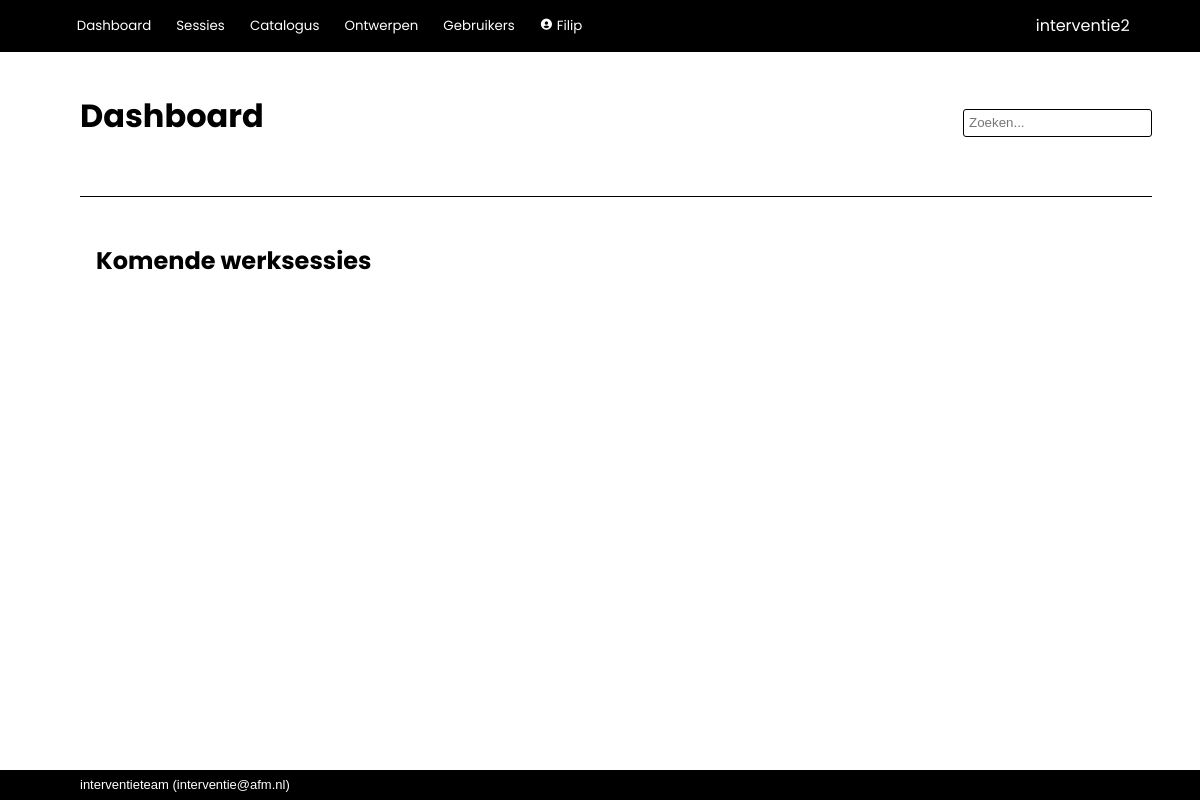
Before: / (signed in) with the older database file.
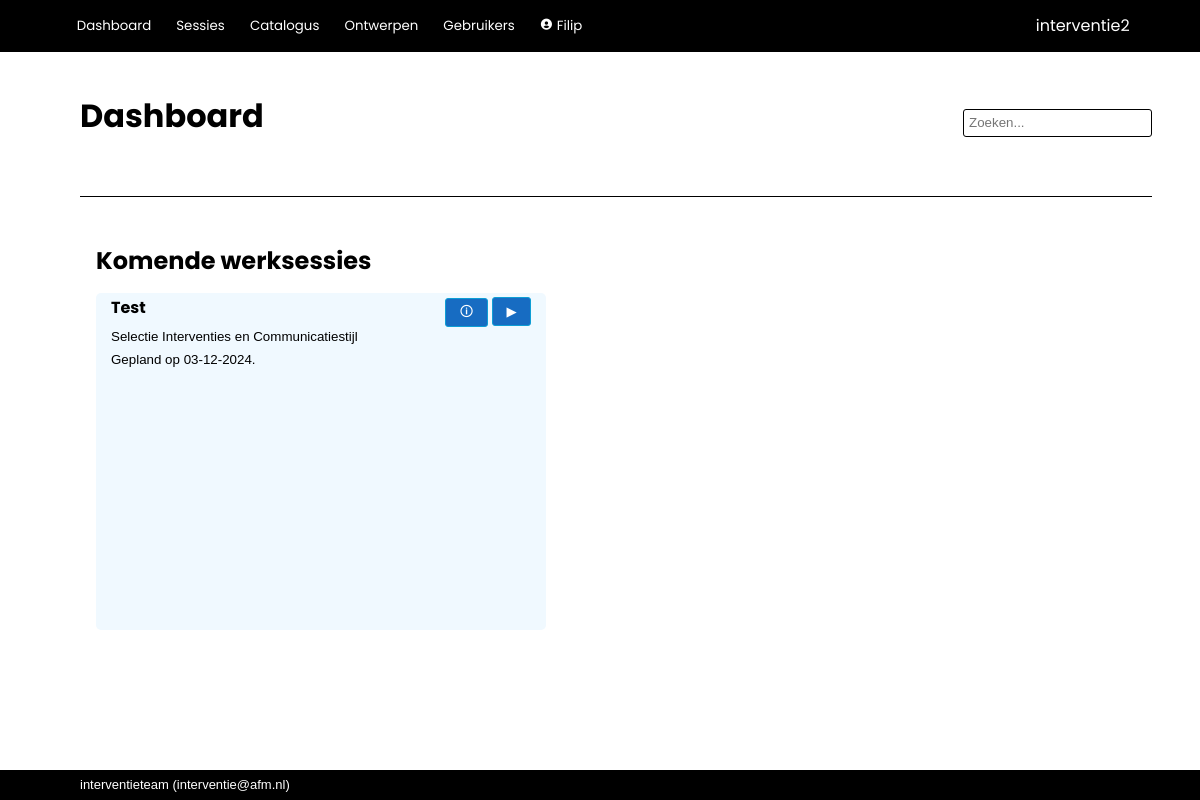
After: the same page with the newer database file.
### interventie2/models.py (models this page shows, shortened)
class Worksession(db.Model):
    __tablename__ = 'worksessions'
    id            = db.Column(db.Integer, primary_key=True)
    name          = db.Column(db.String(100), nullable=False)
    date_modified = db.Column(db.DateTime(timezone=True), server_default=func.now())
    parent_id     = db.Column(db.Integer, db.ForeignKey('worksessions.id'))
    child_description = db.Column(db.String(2000), nullable=False, default="")
    participants  = db.Column(db.String(500), nullable=False, default="")
    date          = db.Column(db.DateTime(timezone=True))
    project_number= db.Column(db.String(100))
    description   = db.Column(db.String(2000), nullable=False, default="")
    effect        = db.Column(db.String(2000), nullable=False, default="")
    link_to_page  = db.Column(db.String(1000), nullable=False, default="")
    show_instruments = db.Column(db.Boolean, default=True)
    mark_top_instruments = db.Column(db.Integer, nullable=False, default=1)
    show_rest_instruments = db.Column(db.Boolean, default=False)
    show_tags     = db.Column(db.Boolean, default=True)
    presenter_mode_zoom = db.Column(db.Numeric(3,2), nullable=False, default=1.25)
    presenter_mode_color_title = db.Column(db.String(7))
    presenter_mode_text_color_title = db.Column(db.String(7))
    presenter_mode_color_nav = db.Column(db.String(7))
    presenter_mode_text_color = db.Column(db.String(7))
    presenter_mode_text_color_nav = db.Column(db.String(7))
    presenter_mode_color_coll = db.Column(db.String(7))
    presenter_mode_text_color_coll = db.Column(db.String(7))
    presenter_mode_color_highlight = db.Column(db.String(7))
    presenter_mode_text_color_highlight = db.Column(db.String(7))
    presenter_mode_text_color_heading = db.Column(db.String(7))
    presenter_mode_background_color1 = db.Column(db.String(7))
    presenter_mode_background_color2 = db.Column(db.String(7))
    archived      = db.Column(db.Boolean, default=False)
    question_set_id = db.Column(db.Integer, db.ForeignKey('question_sets.id'))
    process_id    = db.Column(db.Integer, db.ForeignKey('processes.id'), nullable=False, default=1)
    enable_voting = db.Column(db.Boolean, default=False)
    voting_key    = db.Column(db.String(6), nullable=False, default=generate_secret_key(6))
    creator_id    = db.Column(db.Integer, db.ForeignKey('users.id'))
    secret_key    = db.Column(db.String(20), nullable=False, default=generate_secret_key())
    parent = relationship('Worksession', remote_side=[id], backref='children')
    creator = relationship('User', back_populates='worksession')
    allowed_users = relationship('User', secondary='worksession_access', back_populates='allowed_worksessions')
    answers = relationship('Answer', back_populates='worksession', cascade='all, delete-orphan')
    votes = relationship('Votes', back_populates='worksession', cascade='all, delete-orphan')
    question_set = relationship('QuestionSet')
    process = relationship('Process')
    plan = relationship('Plan', back_populates='worksession', cascade='all, delete-orphan')

class QuestionSet(db.Model):
    __tablename__ = 'question_sets'
    id            = db.Column(db.Integer, primary_key=True)
    name          = db.Column(db.String(500), nullable=False)
    description   = db.Column(db.String(2000), nullable=False, default="")
    owner_id      = db.Column(db.Integer, db.ForeignKey('users.id'), nullable=False) #references users.id
    date_created  = db.Column(db.DateTime(timezone=True), server_default=func.now())
    date_modified = db.Column(db.DateTime(timezone=True), server_default=func.now())
    default_process_id = db.Column(db.Integer, db.ForeignKey('processes.id'), nullable=False, default=1)
    default_instruments_visible = db.Column(db.Boolean, nullable=False, default=True)
    default_tags_visible = db.Column(db.Boolean, nullable=False, default=False)
    default_allow_weights = db.Column(db.Boolean, nullable=False, default=False)
    color         = db.Column(db.String(7))
    text_color    = db.Column(db.String(7))
    forbidden_tags = relationship('Tag', secondary='question_set_forbidden_tags')
    mandatory_tags = relationship('Tag', secondary='question_set_mandatory_tags')
    owner = relationship('User')
    default_process = relationship('Process')
    questions = relationship('Question', cascade='all, delete-orphan')
    worksessions = relationship('Worksession', back_populates='question_set', cascade='all, delete-orphan')

### interventie2/main/routes.py (the view)
@main.route('/', methods=['GET', 'POST'])
@login_required
def index():
	information = { "past_worksessions":  Worksession.query.filter(Worksession.date < datetime.today().date()).order_by(Worksession.name).count(),
					"current_worksessions":  Worksession.query.filter(Worksession.date == datetime.today().date()).order_by(Worksession.name).count(),
				    "next_worksessions":  Worksession.query.filter(Worksession.date > datetime.today().date()).order_by(Worksession.name).count(),
					"instruments": Instrument.query.order_by(Instrument.name).count(),
					"your_past_worksessions":  Worksession.query.filter(Worksession.date < datetime.today().date()).filter(Worksession.creator == current_user).order_by(Worksession.name).count(),
					"your_current_worksessions": Worksession.query.filter(Worksession.date == datetime.today().date()).filter(Worksession.creator == current_user).order_by(Worksession.name).count(),
				    "your_next_worksessions":  Worksession.query.filter(Worksession.date > datetime.today().date()).filter(Worksession.creator == current_user).order_by(Worksession.name).count(),
					"your_instruments": Instrument.query.filter(Instrument.owner == current_user).order_by(Instrument.name).count() }
	next_worksessions = Worksession.query.filter(Worksession.date >= datetime.today().date()).order_by(Worksession.date)
	worksessions = Worksession.query.filter(Worksession.archived==False).order_by(Worksession.date)
	question_sets =  QuestionSet.query.order_by(QuestionSet.name)
	return render_template('main/index.html',
						information=information,
						worksessions=worksessions,
						next_worksessions=next_worksessions,
						question_sets=question_sets,
						today=datetime.today().date())

### interventie2/models.py (called while the page is built)
@login_manager.user_loader
def load_user(user_id):
    return User.query.get(user_id)

    def unread_messages(self):
        return sum(1 for message in self.messages if (message.unread) and (message.deliver_after.date() <= date.today()))

    def unread_message_alert(self):
        return self.unread_messages() > 0

### interventie2/main/templates/main/index.html (shortened to what this page needs)
{% extends 'base.html' %}
{% block page_title %}
Dashboard
{% endblock %}
{% block body %}
        <h1>Komende werksessies</h1>
        <div class="card_row">
            {% for worksession in next_worksessions %}
                {% if current_user in worksession.allowed_users %}
                    <div class="card double">
                            <div class="card_titlebar">
                                <div class="card_title">{{ worksession.name }}</div>
                                <div class="card_controls">
                                    <a href="{{url_for('main.show_worksession', worksession_id=worksession.id)}}"><button>🛈</button></a>
                                    <a href="{{ url_for('main.case', worksession_id=worksession.id) }}"><button>▶︎</button></a>
                                </div>
                            </div>
                            <div class="card_info">{{ worksession.question_set.name }}</div>
                            <div class="card_info">Gepland op {{ worksession.date.strftime('%d-%m-%Y') }}.</div>
                            <div class="card_description">{{ worksession.description }}</div>
                    </div>
                {% endif %}
            {% endfor %}
        </div>
{% endblock %}

Changed rows visible on the page:
added Worksession: name "Test", question_set.name "Selectie Interventies en Communicatiestijl", date "03-12-2024"
